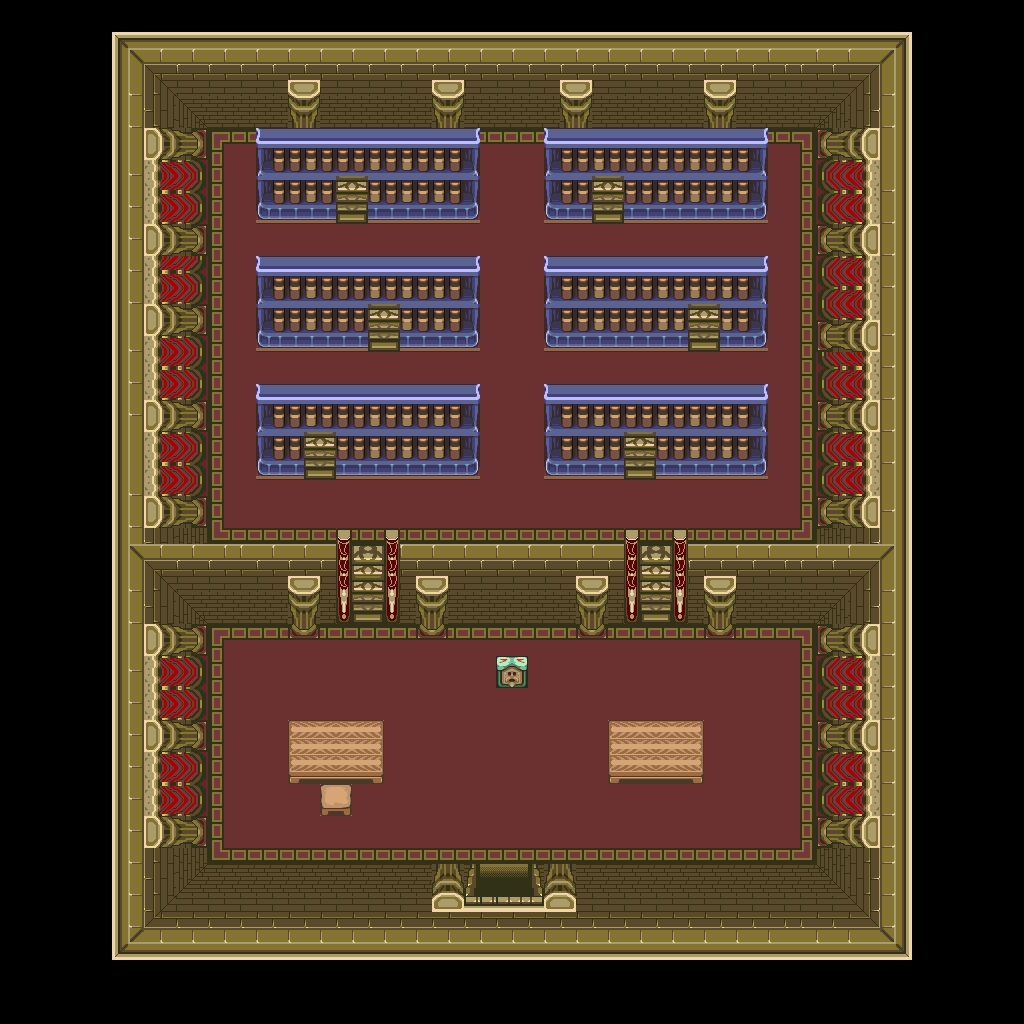

A 2D game scene composited from a Tiled map and its tileset images. What follows is a short description and the map's XML, with each tile layer's data collapsed to a summary:
An orthogonal 64x64 tile map with 16x16 px tiles, 1 tile layer (base), 1 hidden layer not drawn and 26 objects.

<map version="1.10" tiledversion="1.12.1" orientation="orthogonal" renderorder="right-down" width="64" height="64" tilewidth="16" tileheight="16" infinite="0" nextlayerid="3" nextobjectid="27">
 <tileset firstgid="1" source="../classiciphone_pics4.tsx" />
 <layer id="1" name="base" width="64" height="64">
  <data>[4096 cells, 4096 non-empty, 170 distinct tile ids]</data>
 </layer>
 <layer id="2" name="collision" width="64" height="64" visible="0">
  <properties><property name="collision" value="true" /></properties>
  <data>[4096 cells, 3038 non-empty, 1 distinct tile ids]</data>
 </layer>
 <objectgroup id="3" name="npcs">
  <object id="1" x="336.0" y="672.0" width="16" height="16">
   <properties>
    <property name="script" type="string">-- Auto-converted from GraalScript
-- // SpeechStore NPC by Lord Izlude
-- if (created) {
-- showcharacter;
-- setcharprop #3,head16.png;
-- setcharprop #C0,orange;
-- setcharprop #C1,gray;
-- setcharprop #C2,darkblue;
-- setcharprop #C3,darkblue;
-- setcharprop #C4,darkblue;
-- setcharprop #n,Knight;
-- setcharprop #2,shield3.gif;
-- shieldpower = 1;
-- dir = 2;
-- sprite = 19;
-- x+=0.5;
end
-- if (playertouchsme) say 2;</property>
   </properties>
  </object>
  <object id="2" x="640.0" y="672.0" width="16" height="16">
   <properties>
    <property name="script" type="string">-- Auto-converted from GraalScript
-- // Graal v1.27 NPC by Stefan Knorr
-- if (created) {
-- showcharacter;
-- setcharprop #3,head16.png;
-- setcharprop #C0,orange;
-- setcharprop #C1,gray;
-- setcharprop #C2,darkblue;
-- setcharprop #C3,darkblue;
-- setcharprop #C4,darkblue;
-- setcharprop #n,Knight;
-- setcharprop #2,shield3.gif;
-- shieldpower = 1;
-- dir = 2;
-- sprite = 19;
-- x+=0.5;
end
-- if (playertouchsme) say 5;</property>
   </properties>
  </object>
  <object id="3" x="288.0" y="672.0" width="16" height="16">
   <properties>
    <property name="script" type="string">-- Auto-converted from GraalScript
-- // Graal v1.27 NPC by Stefan Knorr
-- if (created) {
-- showcharacter;
-- setcharprop #3,head16.png;
-- setcharprop #C0,orange;
-- setcharprop #C1,gray;
-- setcharprop #C2,darkblue;
-- setcharprop #C3,darkblue;
-- setcharprop #C4,darkblue;
-- setcharprop #n,Knight;
-- setcharprop #2,shield3.gif;
-- dir = 2;
-- sprite = 19;
-- x+=0.5;
end
-- if (playertouchsme) say 3;</property>
   </properties>
  </object>
  <object id="4" x="256.0" y="720.0" width="16" height="16">
   <properties>
    <property name="script" type="string">-- Auto-converted from GraalScript
-- // Graal v1.27 NPC by Stefan Knorr
-- if (created) {
-- showcharacter;
-- setcharprop #3,head16.png;
-- setcharprop #C0,orange;
-- setcharprop #C1,gray;
-- setcharprop #C2,darkblue;
-- setcharprop #C3,darkblue;
-- setcharprop #C4,darkblue;
-- setcharprop #n,Knight;
-- setcharprop #2,shield3.gif;
-- dir = 3;
-- sprite = 19;
end
-- if (playertouchsme) say 4;</property>
   </properties>
  </object>
  <object id="5" x="304.0" y="768.0" width="16" height="16">
   <properties>
    <property name="script" type="string">-- Auto-converted from GraalScript
-- // Graal v1.27 NPC by Stefan Knorr
-- if (created) {
-- showcharacter;
-- setcharprop #3,head16.png;
-- setcharprop #C0,orange;
-- setcharprop #C1,gray;
-- setcharprop #C2,darkblue;
-- setcharprop #C3,darkblue;
-- setcharprop #C4,darkblue;
-- setcharprop #n,Knight;
-- setcharprop #2,shield3.gif;
-- dir = 0;
-- sprite = 37;
-- x+=0.5;
end
-- if (playertouchsme) say 1;</property>
   </properties>
  </object>
  <object id="6" x="576.0" y="720.0" width="16" height="16">
   <properties>
    <property name="script" type="string">-- Auto-converted from GraalScript
-- // Graal v1.27 NPC by Stefan Knorr
-- if (created) {
-- showcharacter;
-- setcharprop #3,head16.png;
-- setcharprop #C0,orange;
-- setcharprop #C1,gray;
-- setcharprop #C2,darkblue;
-- setcharprop #C3,darkblue;
-- setcharprop #C4,darkblue;
-- setcharprop #n,Knight;
-- setcharprop #2,shield3.gif;
-- dir = 3;
-- sprite = 19;
end
-- if (playertouchsme) say 7;</property>
   </properties>
  </object>
  <object id="7" x="688.0" y="720.0" width="16" height="16">
   <properties>
    <property name="script" type="string">-- Auto-converted from GraalScript
-- // Graal v1.27 NPC by Stefan Knorr
-- if (created) {
-- showcharacter;
-- setcharprop #3,head16.png;
-- setcharprop #C0,orange;
-- setcharprop #C1,gray;
-- setcharprop #C2,darkblue;
-- setcharprop #C3,darkblue;
-- setcharprop #C4,darkblue;
-- setcharprop #n,Knight;
-- setcharprop #2,shield3.gif;
-- dir = 1;
-- sprite = 19;
end
-- if (playertouchsme) say 9;</property>
   </properties>
  </object>
  <object id="8" x="624.0" y="336.0" width="16" height="16">
   <properties>
    <property name="script" type="string">-- Auto-converted from GraalScript
joinResource("sign")
-- [CLIENT-SIDE — server no-op]
-- if (playerenters) setstring this.text,
-- Techniques of the Ninja;</property>
   </properties>
  </object>
  <object id="9" x="688.0" y="464.0" width="16" height="16">
   <properties>
    <property name="script" type="string">-- Auto-converted from GraalScript
joinResource("sign")
-- [CLIENT-SIDE — server no-op]
-- if (playerenters) setstring this.text,
-- It may be wise to take heart in#b
-- what people say.;</property>
   </properties>
  </object>
  <object id="10" x="336.0" y="336.0" width="16" height="16">
   <properties>
    <property name="script" type="string">-- Auto-converted from GraalScript
joinResource("sign")
-- [CLIENT-SIDE — server no-op]
-- if (playerenters) setstring this.text,
-- SuperNick's log#b
-- #b
-- SuperNickx2@hotmail.com;</property>
   </properties>
  </object>
  <object id="11" x="400.0" y="336.0" width="16" height="16">
   <properties>
    <property name="script" type="string">-- Auto-converted from GraalScript
joinResource("sign")
-- [CLIENT-SIDE — server no-op]
-- if (playerenters) setstring this.text,
-- Contact me on#b
-- AIM: SuperNickX;</property>
   </properties>
  </object>
  <object id="12" x="432.0" y="336.0" width="16" height="16">
   <properties>
    <property name="script" type="string">-- Auto-converted from GraalScript
joinResource("sign")
-- [CLIENT-SIDE — server no-op]
-- if (playerenters) setstring this.text,
-- Lots of books..;</property>
   </properties>
  </object>
  <object id="13" x="560.0" y="336.0" width="16" height="16">
   <properties>
    <property name="script" type="string">-- Auto-converted from GraalScript
joinResource("sign")
-- [CLIENT-SIDE — server no-op]
-- if (playerenters) setstring this.text,
-- Join our ranks.;</property>
   </properties>
  </object>
  <object id="14" x="272.0" y="336.0" width="16" height="16">
   <properties>
    <property name="script" type="string">-- Auto-converted from GraalScript
joinResource("sign")
-- [CLIENT-SIDE — server no-op]
-- if (playerenters) setstring this.text,
-- *You open the book and discover#b
-- there is nothing but blank pages*;</property>
   </properties>
  </object>
  <object id="15" x="272.0" y="464.0" width="16" height="16">
   <properties>
    <property name="script" type="string">-- Auto-converted from GraalScript
joinResource("sign")
-- [CLIENT-SIDE — server no-op]
-- if (playerenters) setstring this.text,
-- Legend of the Graal;</property>
   </properties>
  </object>
  <object id="16" x="304.0" y="416.0" width="16" height="16">
   <properties>
    <property name="script" type="string">-- Auto-converted from GraalScript
joinResource("sign")
-- [CLIENT-SIDE — server no-op]
-- if (playerenters) setstring this.text,
-- Weapon guide. How to become#b
-- a perfect warrior.;</property>
   </properties>
  </object>
  </objectgroup>
</map>
<!-- 10 of 26 objects omitted -->
